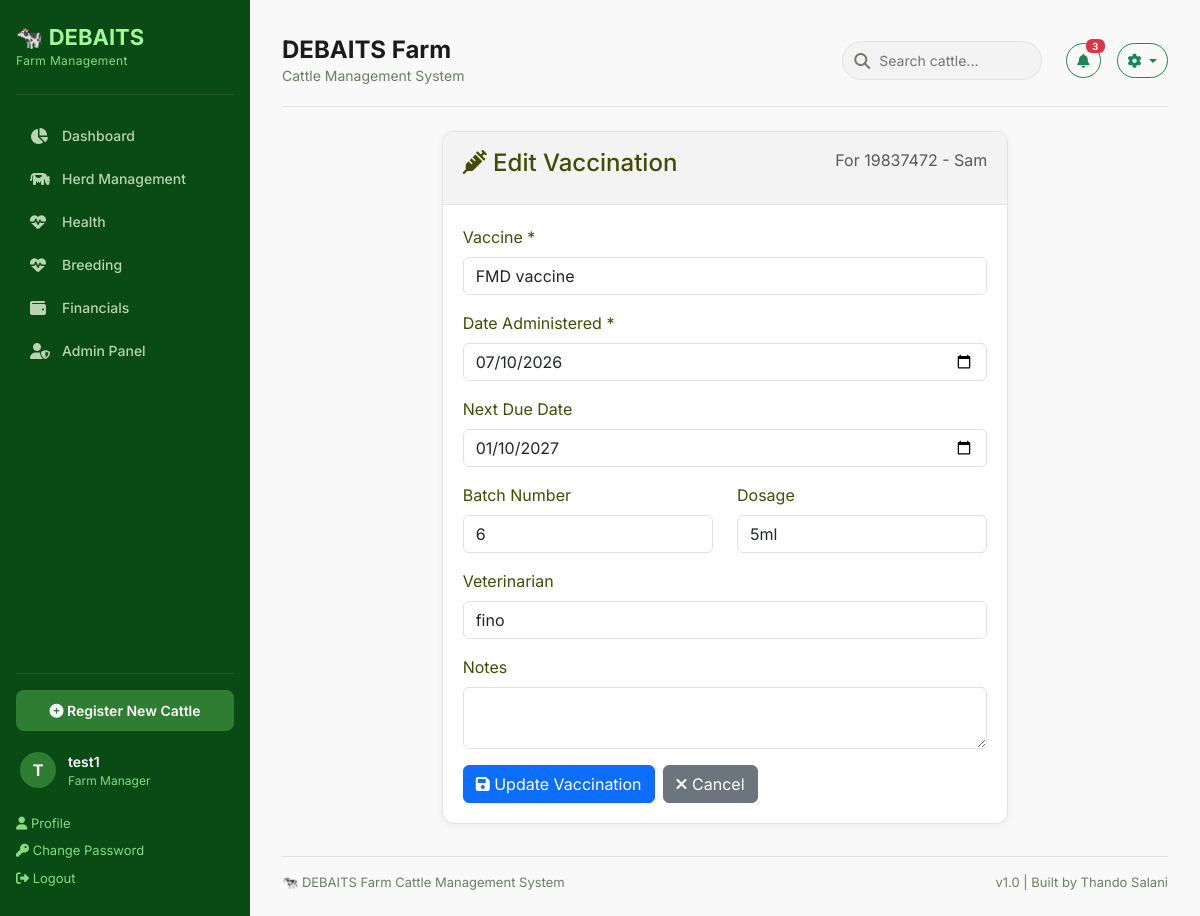
The app's page /health/vaccination/3/edit/ (signed in) with its own data.
### cattle/models.py (models this page shows, shortened)
class Cattle(models.Model):
    gov_tag = models.CharField(
        max_length=20,
        unique=True,
        help_text="Official Government Tag number"
    )
    ear_tag = models.CharField(
        max_length=20,
        unique=True,
        null=True,
        help_text="Unique identification tag number bought for animal"
    )
    name = models.CharField(
        max_length=100,
        blank=True,
        null=True,
        help_text="Optional name for the animal"
    )
    BREED_CHOICES=[
            ('Simmental', 'Simmental'),
            ('Brahman', 'Brahman'),
            ('Charalois', 'Charalois'),
            ('Angus', 'Angus'),
            ('Hereford', 'Hereford'),
            ('Tswana', 'Tswana'),
            ('Nguni', 'Nguni'),
            ('Crossbreed', 'Crossbreed'),
            ('Other','Other'),
        ]
    breed = models.CharField(max_length=50, choices=BREED_CHOICES)
    SEX_CHOICES = [
        ('Male', 'Male'),
        ('Female', 'Female'),
    ]
    sex = models.CharField(max_length=10, choices=SEX_CHOICES)
    date_of_birth = models.DateField(blank=True, null=True)
    COLOUR_CHOICES = [
        ('Tshumu', 'Tshumu'),
        ('Tsweu', 'Tsweu'),
        ('Naana', 'Naana'),
        ('Nala', 'Nala'),
        ('Tshumo e Bothaba', 'Tshumo e bothaba'),
        ('Tshumo e Bosetha', 'Tshumo e bosetha'),
        ('Khonou', 'Khonou'),
        ('Khunwana', 'Khunwana'),
        ('Tshwaana','Tshwaana'),
        ('Tubanaa', 'Tubana'),
        ('Tshunyana', 'Tshunyana'),
        ('Tshunyana e botlhabana', 'Tshunyana e botlhabana'),
        ('Tshetlha', 'Tshetlha'),
        ('Kgweba', 'Kgweba'),
        ('Tubana', 'Tubana'),
        ('Champana', 'Champana'),
        ('Tlhaba', 'Tlhaba'),
        ('Other', 'Other'),
    ]
    colour = models.CharField(max_length=50, choices=COLOUR_CHOICES, blank=True, null=True)
    STATUS_CHOICES = [
        ('Active', 'Active'),
        ('Sold', 'Sold'),
        ('Missing', 'Missing'),
        ('Deceased', 'Deceased'),
    ]
    current_status = models.CharField(
        max_length=20,
        choices=STATUS_CHOICES,
        default='Active'
    )
    HEALTH_STATUS_CHOICES = [
        ('Healthy', 'Healthy'),
        ('Sick', 'Sick'),
        ('Injury', 'Injury'),
        ('Under Treatment', 'Under Treatment'),
        ('Quarantined', 'Qurantined'),
    ]
    health_status = models.CharField(
        max_length=20,
        choices=HEALTH_STATUS_CHOICES,
        default='Healthy'
    )
    location = models.CharField(
        max_length=100,
        default='Kraal 1',
        help_text="Current kraal"
    )
    mother_gov_tag = models.CharField(
        max_length=20,
        blank=True,
        null=True,
        help_text="Government tag of mother"
     )
    father_gov_tag = models.CharField(
        max_length=20,
        blank=True,
        null=True,
        help_text="Government tag of father"
    )
    purchase_date = models.DateField(blank=True, null=True)
    purchase_price = models.DecimalField(
        max_digits=12,
        decimal_places=2,
        blank=True,
        null=True,
        help_text="Purchase price in BWP"
    )
    source_supplier = models.CharField(
        max_length=200,
        blank=True,
        null=True,
        help_text="Where the animal was purchased from"
    )
    photo = models.ImageField(
        upload_to='cattle_photos/',
        blank=True,
        null=True,
        help_text="Upload a photo of the animal"
    )
    notes = models.TextField(blank=True, null=True)
    created_date = models.DateTimeField(auto_now_add=True)
    updated_date = models.DateTimeField(auto_now=True)
    class Meta:
        ordering = ['gov_tag']
        verbose_name_plural = "Cattle"

### health/models.py (models this page shows, shortened)
class Vaccination(models.Model):
    cattle = models.ForeignKey(
        Cattle,
        on_delete=models.CASCADE,
        related_name='vaccinations'
    )
    vaccine = models.ForeignKey(
        Vaccine,
        on_delete=models.PROTECT, #dont delete vaccine if it has records
        related_name='vaccinations'
    )
    date_administered = models.DateField()
    next_due_date = models.DateField(blank=True, null=True)
    batch_number = models.CharField(max_length=50, blank=True, null=True)
    dosage = models.CharField(max_length=50, blank=True, null=True)
    veterinarian = models.CharField(max_length=200, blank=True, null=True)
    notes = models.TextField(blank=True, null=True)
    created_date = models.DateTimeField(auto_now_add=True)
    updated_date = models.DateTimeField(auto_now=True)

### health/views.py (the view, shortened to what this page needs)
# urls.py: path('vaccination/<int:vax_id>/edit/', views.vaccination_edit, name='vaccination_edit'),
@login_required
def vaccination_edit(request, vax_id):
    vax = get_object_or_404(Vaccination, id=vax_id)
    cattle = vax.cattle
    context = {
        'vax': vax,
        'cattle': cattle,
        'vaccines': Vaccine.objects.all(),
        'form_data': {
            'vaccine_id': vax.vaccine.id,
            'date_administered': vax.date_administered,
            'next_due_date': vax.next_due_date,
            'batch_number': vax.batch_number,
            'dosage': vax.dosage,
            'veterinarian': vax.veterinarian,
            'notes': vax.notes,
        },
    }
    return render(request, 'health/vaccination_edit.html', context)

### health/templates/health/vaccination_edit.html (shortened to what this page needs)
{% extends "cattle/base.html" %}
{% load static %}
{% block content %}
<div class="container mt-4">
    <div class="row">
        <div class="col-md-8 mx-auto">
            <div class="card">
                <div class="card-header">
                    <h4><i class="fas fa-syringe"></i> Edit Vaccination</h4>
                    <p class="text-muted">For {{ cattle.gov_tag }} - {{ cattle.name|default:"Unnamed" }}</p>
                </div>
                <div class="card-body">
                    <form method="POST">
                        <div class="mb-3">
                            <label class="form-label">Vaccine *</label>
                            <select name="vaccine_id" class="form-control" required>
                                {% for vaccine in vaccines %}
                                    <option value="{{ vaccine.id }}" {% if form_data.vaccine_id|stringformat:"s" == vaccine.id|stringformat:"s" %}selected{% endif %}>
                                        {{ vaccine.name }}
                                    </option>
                                {% endfor %}
                            </select>
                        </div>
                        <div class="mb-3">
                            <label class="form-label">Date Administered *</label>
                            <input type="date" name="date_administered" class="form-control" value="{{ form_data.date_administered|date:'Y-m-d' }}" required>
                        </div>
                        <div class="mb-3">
                            <label class="form-label">Next Due Date</label>
                            <input type="date" name="next_due_date" class="form-control" value="{{ form_data.next_due_date|date:'Y-m-d' }}">
                        </div>
                        <div class="row">
                            <div class="col-md-6">
                                <div class="mb-3">
                                    <label class="form-label">Batch Number</label>
                                    <input type="text" name="batch_number" class="form-control" value="{{ form_data.batch_number|default:'' }}">
                                </div>
                            </div>
                            <div class="col-md-6">
                                <div class="mb-3">
                                    <label class="form-label">Dosage</label>
                                    <input type="text" name="dosage" class="form-control" value="{{ form_data.dosage|default:'' }}" placeholder="e.g., 5ml">
                                </div>
                            </div>
                        </div>
                        <div class="mb-3">
                            <label class="form-label">Veterinarian</label>
                            <input type="text" name="veterinarian" class="form-control" value="{{ form_data.veterinarian|default:'' }}">
                        </div>
                        <div class="mb-3">
                            <label class="form-label">Notes</label>
                            <textarea name="notes" class="form-control" rows="2">{{ form_data.notes|default:'' }}</textarea>
                        </div>
                        <div class="d-flex gap-2">
                            <button type="submit" class="btn btn-primary">
                                <i class="fas fa-save"></i> Update Vaccination
                            </button>
                            <a href="{% url 'cattle:cattle_detail' cattle.id %}" class="btn btn-secondary">
                                <i class="fas fa-times"></i> Cancel
                            </a>
                        </div>
                    </form>
                </div>
            </div>
        </div>
    </div>
</div>
{% endblock %}

### cattle/templates/cattle/base.html (shortened to what this page needs)
{% load static %}
<!DOCTYPE html>
<html lang="en">
<head>
    <link href="https://cdn.jsdelivr.net/npm/bootstrap@5.3.0/dist/css/bootstrap.min.css" rel="stylesheet">
    <link rel="stylesheet" href="https://cdnjs.cloudflare.com/ajax/libs/font-awesome/6.4.0/css/all.min.css">
</head>
<body>
<aside class="sidebar" id="sidebar">
    <div class="sidebar-brand">
        <h2>🐄 DEBAITS</h2>
        <p>Farm Management</p>
    </div>
    <nav class="sidebar-nav">
        <a href="{% url 'cattle:dashboard' %}" class="{% if request.resolver_match.url_name == 'dashboard' %}active{% endif %}">
            <i class="fas fa-chart-pie"></i> Dashboard
        </a>
        <a href="{% url 'cattle:cattle_list' %}" class="{% if request.resolver_match.url_name == 'cattle_list' %}active{% endif %}">
            <i class="fas fa-cow"></i> Herd Management
        </a>
        <a href="{% url 'health:health_dashboard' %}" class="{% if request.resolver_match.url_name == 'health_dashboard' %}active{% endif %}">
            <i class="fas fa-heartbeat"></i> Health
        </a>
        <a href="#" class="{% if request.resolver_match.url_name == 'health_dashboard' %}active{% endif %}">
            <i class="fas fa-heartbeat"></i> Breeding
            </a>
        <a href="#">
            <i class="fas fa-wallet"></i> Financials
        </a>
        <a href="/admin">
            <i class="fas fa-user-shield"></i> Admin Panel
        </a>
    </nav>
    <div class="sidebar-footer">
        <a href="{% url 'cattle:cattle_add' %}" class="btn-register">
            <i class="fas fa-plus-circle"></i> Register New Cattle
        </a>
       {% if user.is_authenticated %}
    <div class="user">
        <div class="user-avatar">{{ user.username|slice:":1"|upper }}</div>
        <div>
            <div class="user-name">{{ user.username }}</div>
            <div class="user-role">Farm Manager</div>
        </div>
    </div>
    <a href="{% url 'accounts:profile' %}" style="color: #88d982; text-decoration: none; font-size: 13px; display: block; padding: 4px 0;">
        <i class="fas fa-user"></i> Profile
    </a>
    <a href="{% url 'admin:password_change' %}" style="color: #88d982; text-decoration: none; font-size: 13px; display: block; padding: 4px 0;">
        <i class="fas fa-key"></i> Change Password
    <a href="{% url 'accounts:logout' %}" style="color: #88d982; text-decoration: none; font-size: 13px; display: block; padding: 4px 0;">
        <i class="fas fa-sign-out-alt"></i> Logout
    </a>
    {% endif %}
    </div>
</aside>
<main class="main-content">
    <header class="topbar">
    <div>
        <h1>{% block page_title %}DEBAITS Farm{% endblock %}</h1>
        <p>{% block page_subtitle %}Cattle Management System{% endblock %}</p>
    </div>
    <div class="topbar-actions">
        <form method="GET" action="{% url 'cattle:cattle_list' %}" class="search-box" style="display: inline-block; position: relative; margin-right: 8px;">
            <i class="fas fa-search" style="position: absolute; left: 12px; top: 50%; transform: translateY(-50%); color: #707a6c;"></i>
            <input type="text" name="search" placeholder="Search cattle..."
                   value="{{ request.GET.search|default:'' }}"
                   style="padding: 8px 16px 8px 36px; border: 1px solid #e2e2e2; border-radius: 50px; background: #f3f3f3; font-size: 14px; width: 200px; outline: none;">
        </form>
        <button class="btn btn-outline-success btn-sm" style="border-radius: 50px; position: relative; padding: 6px 10px;">
            <i class="fas fa-bell"></i>
            <span class="badge bg-danger" style="position: absolute; top: -5px; right: -5px; font-size: 10px; padding: 2px 6px;">3</span>
        </button>
        <div class="dropdown" style="display: inline-block;">
            <button class="btn btn-outline-success btn-sm dropdown-toggle" style="border-radius: 50px; padding: 6px 10px;" type="button" id="settingsDropdown" data-bs-toggle="dropdown" aria-expanded="false">
                <i class="fas fa-cog"></i>
            </button>
        </div>
    </div>
</header>
    {% block content %}
    {% endblock %}
    <footer style="margin-top: 32px; padding-top: 16px; border-top: 1px solid var(--gray-200); font-size: 13px; color: var(--gray-600); display: flex; justify-content: space-between;">
        <span>🐄 DEBAITS Farm Cattle Management System</span>
        <span>v1.0 | Built by Thando Salani</span>
    </footer>
</main>
</body>
</html>

### records on screen
Cattle: gov_tag "19837472", name "Sam"
Vaccination: date_administered "07/10/2026", next_due_date "01/10/2027", dosage "5ml", veterinarian "fino"

### other values on screen
{{ user.username|slice:":1"|upper }} "T"
{{ user.username }} "test1"
form field vaccine_id "FMD vaccine"
